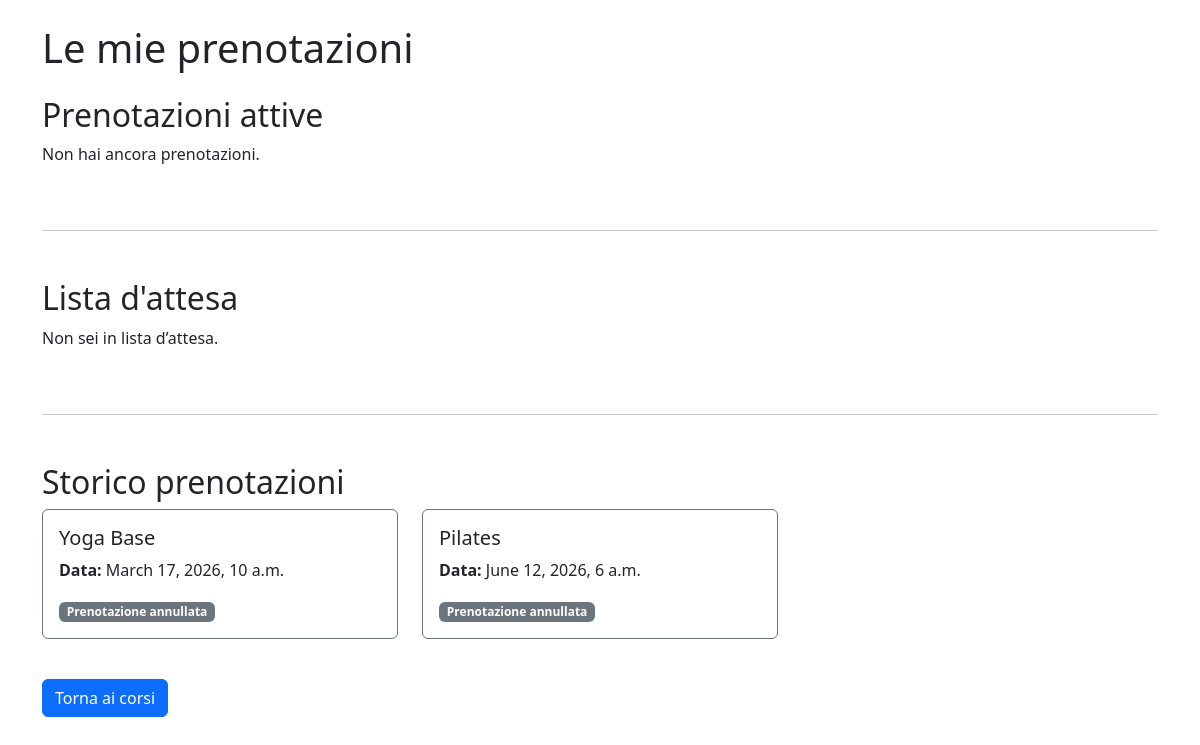
Page /mie-prenotazioni/ (signed in) on the earlier database version.
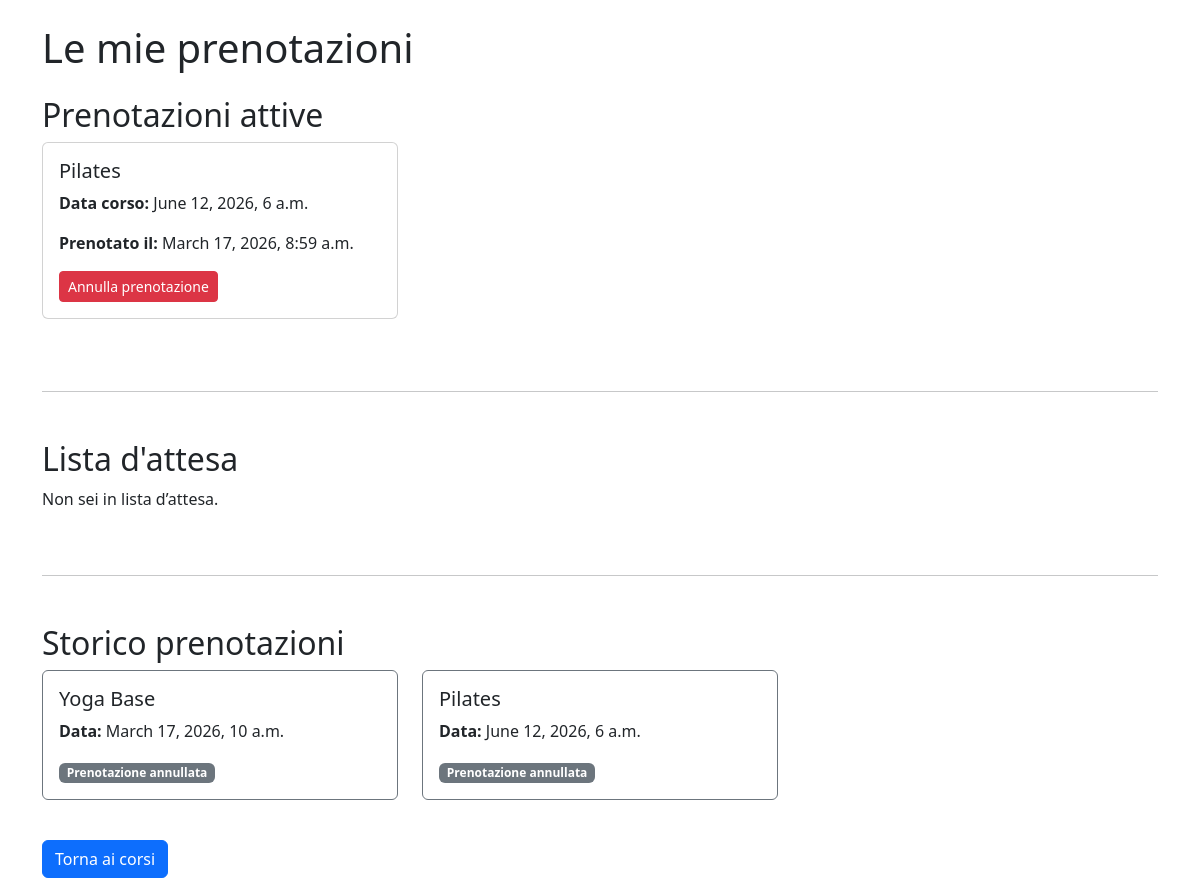
Same page on the later database version.
### corsi/models.py (models this page shows, shortened)
class Prenotazione(models.Model):
    utente = models.ForeignKey(User, on_delete=models.CASCADE)
    corso = models.ForeignKey(Corso, on_delete=models.CASCADE)
    data_prenotazione = models.DateTimeField(auto_now_add=True)
    attiva = models.BooleanField(default=True)
    in_lista_attesa = models.BooleanField(default=False)

class Corso(models.Model):
    titolo = models.CharField(max_length=100)
    descrizione = models.TextField()
    tipologia = models.CharField(max_length=50)
    data = models.DateTimeField()
    posti_disponibili = models.PositiveIntegerField()
    prezzo = models.DecimalField(max_digits=6, decimal_places=2)
    immagine = models.ImageField(upload_to='corsi/', blank=True, null=True)

### corsi/views.py (the view, shortened to what this page needs)
# urls.py: path('mie-prenotazioni/', views.mie_prenotazioni, name='mie_prenotazioni'),
@login_required
def mie_prenotazioni(request):
    prenotazioni_attive = Prenotazione.objects.filter(
        utente=request.user,
        attiva=True
    )
    prenotazioni_storico = Prenotazione.objects.filter(
        utente=request.user,
        attiva=False,
        in_lista_attesa=False
    )
    prenotazioni_lista_attesa = Prenotazione.objects.filter(
        utente=request.user,
        in_lista_attesa=True
    )
    return render(request, 'corsi/mie_prenotazioni.html', {
        'prenotazioni_attive': prenotazioni_attive,
        'prenotazioni_storico': prenotazioni_storico,
        'prenotazioni_lista_attesa': prenotazioni_lista_attesa
    })

### corsi/templates/corsi/mie_prenotazioni.html (shortened to what this page needs)
<!DOCTYPE html>
<html>
<head>
    <link href="https://cdn.jsdelivr.net/npm/bootstrap@5.3.2/dist/css/bootstrap.min.css" rel="stylesheet">
</head>
<body class="container mt-4">
<h1 class="mb-4">Le mie prenotazioni</h1>
<h2>Prenotazioni attive</h2>
<div class="row">
{% for prenotazione in prenotazioni_attive %}
<div class="col-md-4 mb-4">
<div class="card">
<div class="card-body">
<h5 class="card-title">{{ prenotazione.corso.titolo }}</h5>
<p class="card-text">
<strong>Data corso:</strong> {{ prenotazione.corso.data }}
</p>
<p>
<strong>Prenotato il:</strong> {{ prenotazione.data_prenotazione }}
</p>
<a href="{% url 'annulla_prenotazione' prenotazione.id %}"
   class="btn btn-danger btn-sm">
   Annulla prenotazione
</a>
</div>
</div>
</div>
{% empty %}
<p>Non hai ancora prenotazioni.</p>
{% endfor %}
</div>
<hr class="my-5">
<h2>Lista d'attesa</h2>
<div class="row">
{% for prenotazione in prenotazioni_lista_attesa %}
<div class="col-md-4 mb-4">
<div class="card border-warning">
<div class="card-body">
<h5 class="card-title">{{ prenotazione.corso.titolo }}</h5>
<p>
<strong>Data:</strong> {{ prenotazione.corso.data }}
</p>
<span class="badge bg-warning text-dark">
In lista d’attesa (posizione {{ prenotazione.posizione_lista }})
</span>
</div>
</div>
</div>
{% empty %}
<p>Non sei in lista d’attesa.</p>
{% endfor %}
</div>
<hr class="my-5">
<h2>Storico prenotazioni</h2>
<div class="row">
{% for prenotazione in prenotazioni_storico %}
<div class="col-md-4 mb-4">
<div class="card border-secondary">
<div class="card-body">
<h5 class="card-title">{{ prenotazione.corso.titolo }}</h5>
<p>
<strong>Data:</strong> {{ prenotazione.corso.data }}
</p>
<span class="badge bg-secondary">
Prenotazione annullata
</span>
</div>
</div>
</div>
{% empty %}
<p>Nessuna prenotazione nello storico.</p>
{% endfor %}
</div>
<a href="/" class="btn btn-primary mt-3">
Torna ai corsi
</a>
</body>
</html>

Differences in the rows shown:
added Prenotazione: corso.titolo "Pilates", corso.data "June 12, 2026, 6 a.m.", data_prenotazione "March 17, 2026, 8:59 a.m.", shown under "Prenotazioni attive"
Other differences:
text no longer shown: "Non hai ancora prenotazioni."
